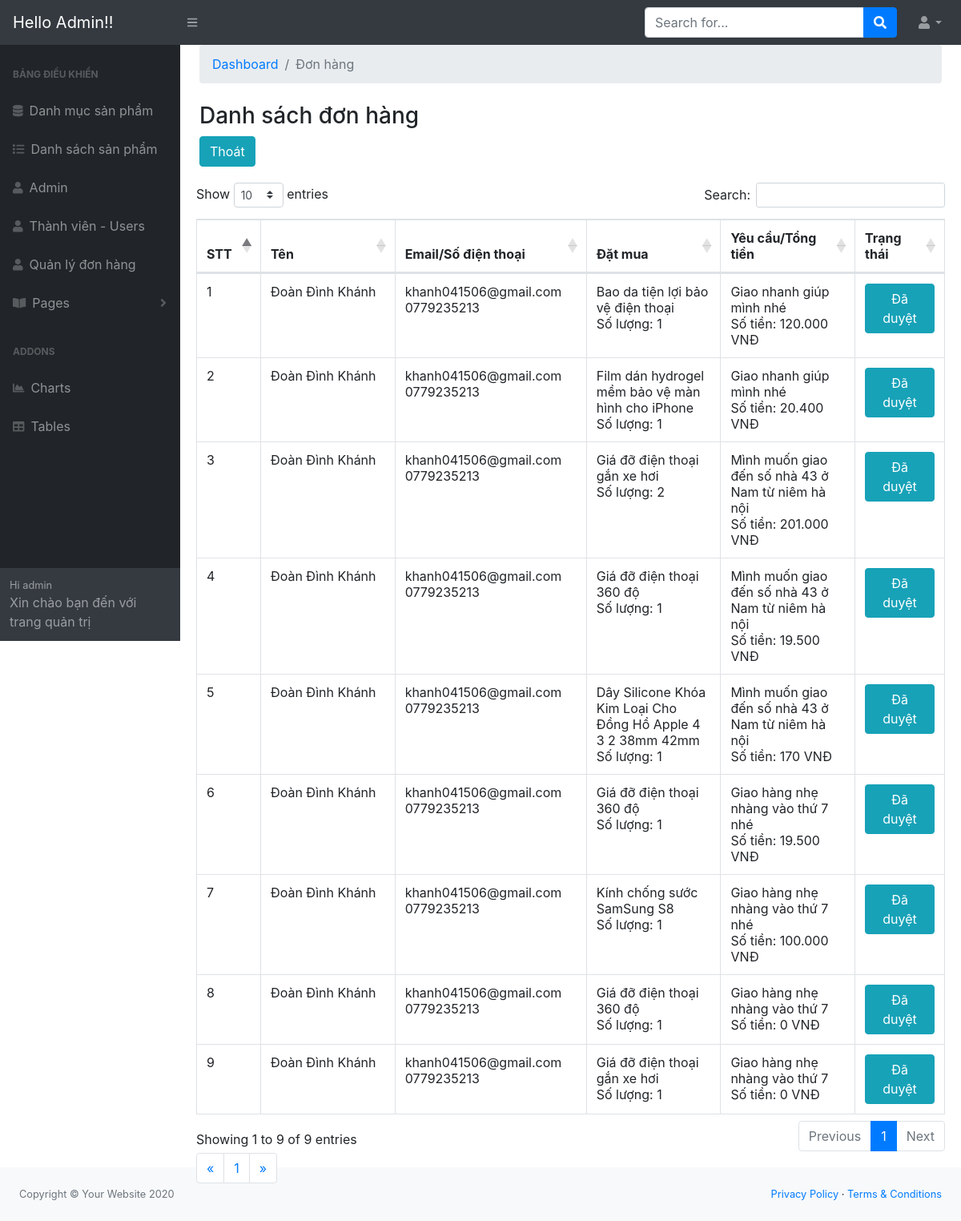
Before: /admin/modules/hoadon/index.php with the older database file.
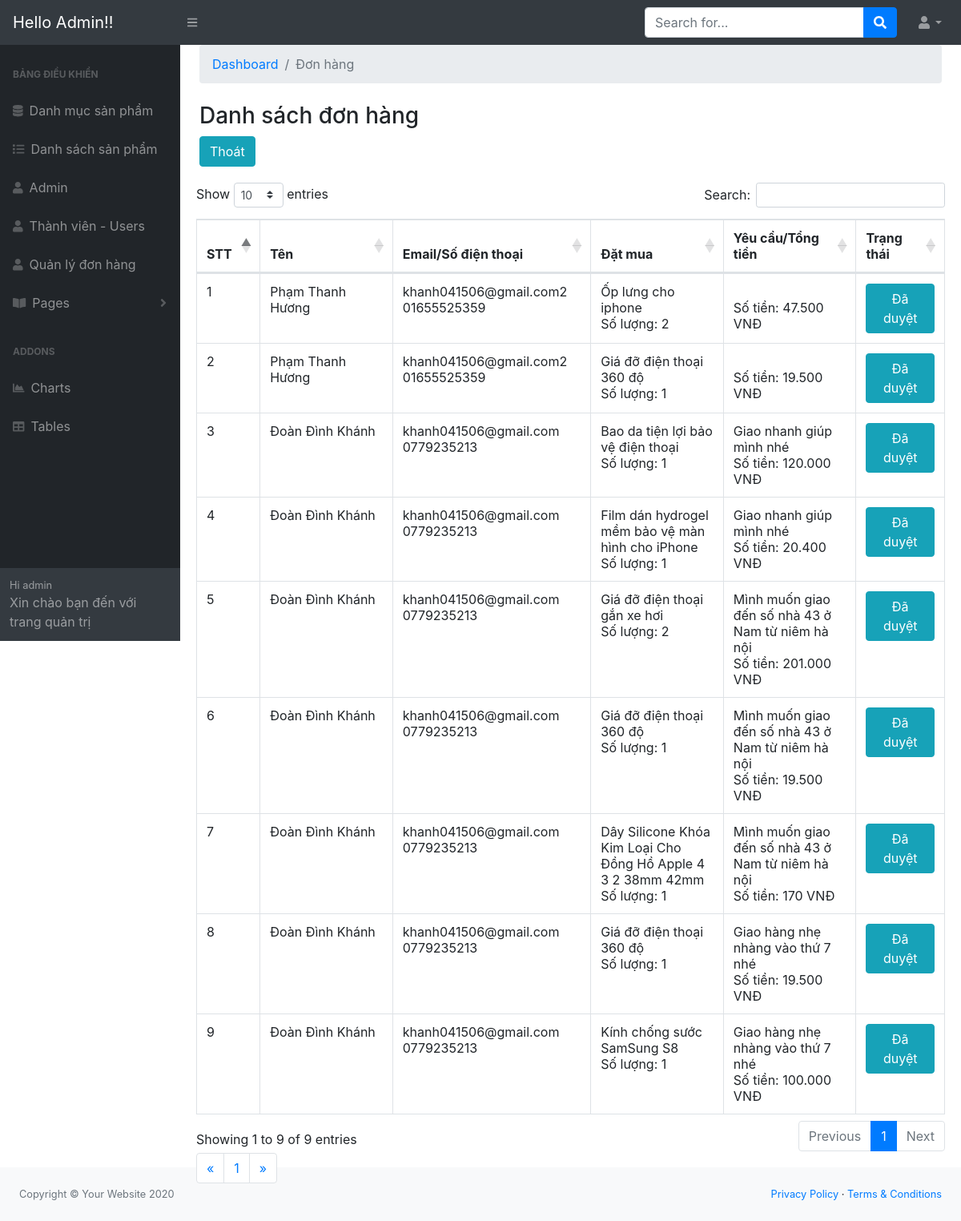
After: the same page with the newer database file.
### tables this page shows
CREATE TABLE `hoadon` (
  `id` int(11) NOT NULL,
  `amount` int(15) DEFAULT NULL,
  `users_id` int(10) DEFAULT NULL,
  `status` tinyint(4) DEFAULT 0,
  `note` varchar(200) DEFAULT NULL,
  `created_at` timestamp NULL DEFAULT current_timestamp(),
  `update_at` timestamp NULL DEFAULT current_timestamp() ON UPDATE current_timestamp()
);

CREATE TABLE `user` (
  `id` int(11) NOT NULL COMMENT 'tu tang\r\n',
  `name` varchar(100) DEFAULT NULL,
  `email` varchar(100) DEFAULT NULL,
  `phone` varchar(100) DEFAULT NULL,
  `address` varchar(200) DEFAULT NULL,
  `password` varchar(50) DEFAULT NULL,
  `anh` varchar(100) NOT NULL,
  `status` tinyint(4) DEFAULT 1,
  `token` varchar(50) DEFAULT NULL COMMENT 'xem xet viec khoa tk',
  `create_at_user` timestamp NULL DEFAULT NULL,
  `update_at_user` timestamp NULL DEFAULT NULL ON UPDATE current_timestamp()
);

CREATE TABLE `product` (
  `id` int(11) NOT NULL,
  `name` varchar(100) DEFAULT NULL,
  `slug` varchar(100) DEFAULT NULL,
  `price` int(11) DEFAULT NULL,
  `number` int(11) DEFAULT 0,
  `sale` int(11) DEFAULT 0,
  `thunbar` varchar(100) DEFAULT NULL,
  `category_id` int(11) DEFAULT NULL,
  `mota` text DEFAULT NULL,
  `like_pro` int(11) DEFAULT 0,
  `view` int(11) DEFAULT 0,
  `hot` int(11) DEFAULT 0,
  `pay` int(5) DEFAULT 0,
  `created_pro` timestamp NOT NULL DEFAULT current_timestamp() ON UPDATE current_timestamp(),
  `update_pro` timestamp NOT NULL DEFAULT current_timestamp() ON UPDATE current_timestamp()
);

CREATE TABLE `orders` (
  `id` int(11) NOT NULL,
  `hoadon_id` int(11) DEFAULT NULL,
  `product_id` int(11) DEFAULT NULL,
  `qty` tinyint(4) DEFAULT NULL,
  `price` int(11) DEFAULT NULL,
  `created_at` timestamp NULL DEFAULT current_timestamp(),
  `update_at` timestamp NULL DEFAULT current_timestamp()
);

### libraries/Database.php (called while the page is built, shortened)
<?php
    class Database
    {
        public $link;
        public function __construct()
        {
            $this->link = mysqli_connect("localhost","root","","btl") or die ();
            mysqli_set_charset($this->link,"utf8");
        }
        public function countTable($table)
        {
            $sql = "SELECT id FROM  {$table}";
            $result = mysqli_query($this->link, $sql) or die("Lỗi Truy Vấn countTable----" .mysqli_error($this->link));
            $num = mysqli_num_rows($result);
            return $num;
        }
         public  function fetchJone($table,$sql ,$page = 0,$row ,$pagi = false )
        {
            $data = [];
            $result = mysqli_query($this->link,$sql);
            if ($pagi == true )
            {
                $total = $this->countTable($table);
                $sotrang = ceil($total / $row);
                $start = ($page - 1 ) * $row ;
                $sql .= " LIMIT $start,$row";
                $data = [ "page" => $sotrang];
                $result = mysqli_query($this->link,$sql) or die("Lỗi truy vấn fetchJone ---- " .mysqli_error($this->link));
            }
            else
            {
                $result = mysqli_query($this->link,$sql) or die("Lỗi truy vấn fetchJone ---- " .mysqli_error($this->link));
            }
            if( $result)
            {
                while ($num = mysqli_fetch_assoc($result))
                {
                    $data[] = $num;
                }
            }
            return $data;
        }
    }
?>

### admin/autoload/autoload.php (called while the page is built, shortened)
<?php
    require_once __DIR__. "/../../libraries/Database.php";
    require_once __DIR__. "/../../libraries/Function.php";
    $db = new Database;
?>

### libraries/Function.php (called while the page is built, shortened)
<?php
if ( ! function_exists('formatPrice'))
{
    function formatPrice($number , $sale = 0)
    {
        $price = $sale != 0 ? $price = $number*(100 - $sale)/100  : $number;
        return number_format($price, 0,',','.') ;
    }
}
?>

### admin/modules/hoadon/index.php (the view, shortened to what the changed rows need)
<?php
    require_once __DIR__. "/../../autoload/autoload.php";
    if(isset($_GET['page']))
    {
        $p= $_GET['page'];
    }
    else
    {
        $p=1;
    }
    $sql= "SELECT hoadon.*, user.name as nameuser, user.phone as phone,user.email as email, orders.product_id as productid, orders.price as gia, product.name as nameproduct, orders.qty as soluongmua
    FROM hoadon LEFT JOIN user ON user.id=hoadon.users_id JOIN orders on orders.hoadon_id=hoadon.id JOIN product on product.id=orders.product_id ORDER BY ID DESC   ";
    $hoadon=$db->fetchJone('hoadon',$sql,$p,9,true);
    if(isset($hoadon['page']))
    {
        $sotrang = $hoadon['page'];
        unset($hoadon['page']);
    }
?>
<?php require_once __DIR__. "/../../layouts/header.php";?>
            <div id="layoutSidenav_content">
                <main>
                        <div class="card-body">
                            <div class="table-responsive">
                                    <table class="table table-bordered" id="dataTable" style="width:100%;height:300px"" cellspacing="0">
                                        <thead>
                                            <tr>
                                                <th>STT</th>
                                                <th>Tên </th>
                                                <th>Email/Số điện thoại</th>
                                                <th>Đặt mua</th>
                                                <th>Yêu cầu/Tổng tiền</th>
                                                <th>Trạng thái</th>
                                            </tr>
                                        </thead>
                                        <tbody>
                                            <?php
                                            $stt=1;
                                            foreach($hoadon as $item): ?>
                                            <tr>
                                                <td style="width:5%;"><?php echo $stt ?></td>
                                                <td style="width:15%;"><?php echo $item['nameuser'] ?></td>
                                                <td style="width:10%;">
                                                        <?php echo $item['email'] ?>
                                                        <?php echo $item['phone'] ?>
                                                </td>
                                                <td style="width:15%;">
                                                    <?php echo $item['nameproduct']?>
                                                    <br>Số lượng:
                                                    <?php echo $item['soluongmua'] ;?>
                                                </td>
                                                <td style="width:15%;">
                                                    <?php echo $item['note']?>
                                                    <br>Số tiền:
                                                <?php echo formatPrice($item['gia'])?>
                                                VNĐ</td>
                                                <td style="width:10%;">
                                                <a href="status.php?id=<?php echo $item['id'] ?>"
                                                     class="btn btn-xs <?php echo $item['status']==1? 'btn-info': 'btn-danger' ?>" >
                                                   <?php echo $item['status']==0 ?'Chưa duyệt':'Đã duyệt' ?></a>
                                                </td>
                                            </tr>
                                            <?php $stt++;endforeach ?>
                                        </tbody>
                                    </table>
                                <div class="pull-right">
                                    <nav aria-label="Page navigation example" >
                                        <ul class="pagination">
                                            <?php for( $i=1 ; $i<=$sotrang ; $i++ ): ?>
                                             <?php
                                                if(isset($_GET['page']))
                                                {
                                                    $p=$_GET['page'];
                                                }
                                                else
                                                {
                                                    $p=1;
                                                } ?>
                                                <li class="<?php echo ($i == $p)? 'active' : '' ?>">
                                                <a href="?page=<?php echo $i ; ?>" class="page-link"><?php echo $i; echo "  ";  ?></a>
                                            <?php endfor; ?>
                                            </li>
                                        </ul>
                                    </nav>
                                    </div>
                                </div>
                            </div>
                        </div>
                    </div>
<?php require_once __DIR__. "/../../layouts/footer.php";?>

Changed rows visible on the page:
no longer on this page (row unchanged): hoadon: user.name "Đoàn Đình Khánh", user.email "khanh041506@gmail.com", user.phone "0779235213", product.name "Giá đỡ điện thoại 360 độ", orders.qty "1", note "Giao hàng nhẹ nhàng vào thứ 7", orders.price "0", status "Đã duyệt", product.name "Giá đỡ điện thoại gắn xe hơi"
added hoadon: user.name "Phạm Thanh Hương", user.email "khanh041506@gmail.com2", user.phone "01655525359", product.name "Ốp lưng cho iphone", orders.qty "2", orders.price "47.500", status "Đã duyệt", product.name "Giá đỡ điện thoại 360 độ", orders.qty "1", orders.price "19.500"
